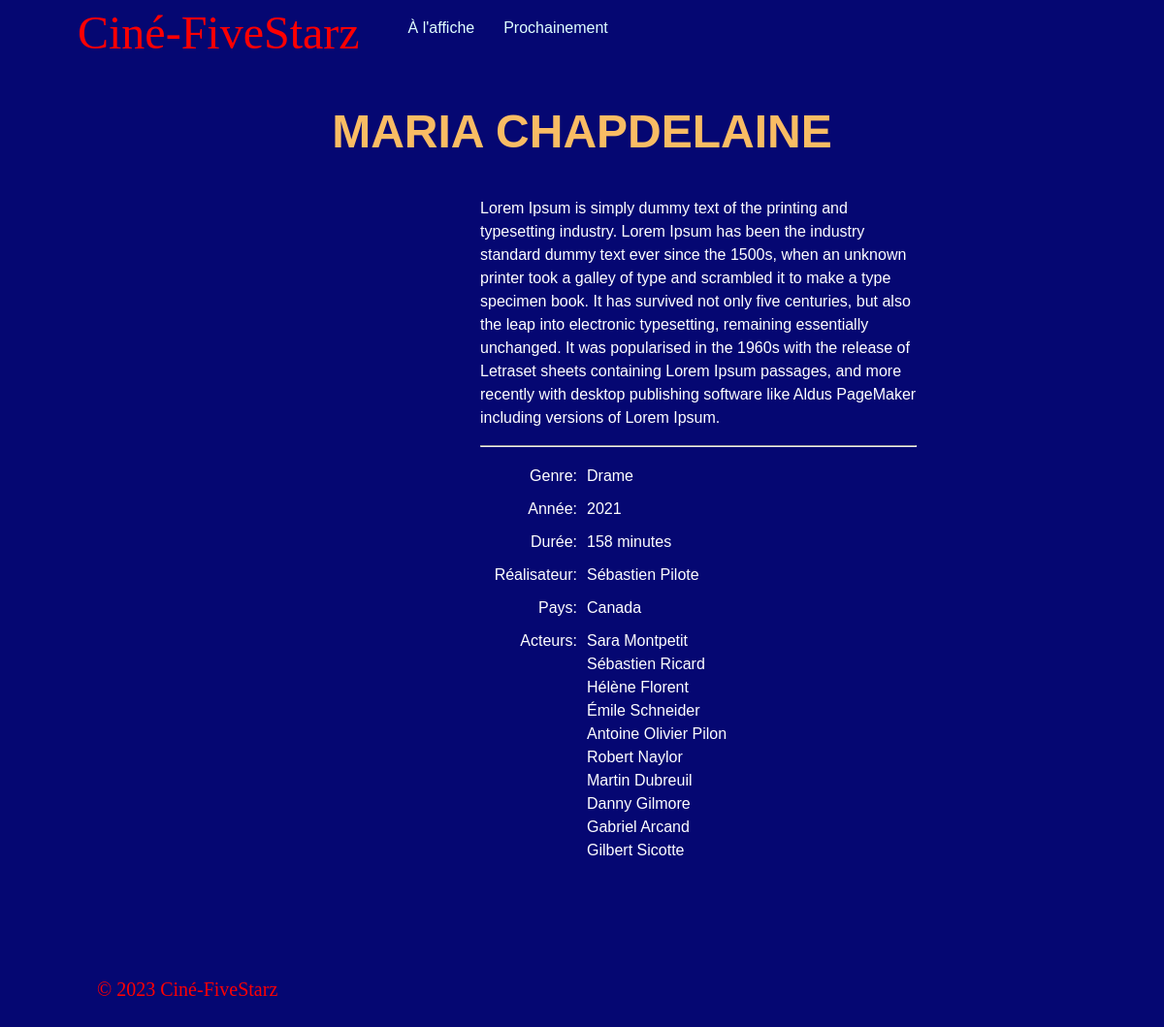
The app's page /film.php?id_film=1 with its own data.
### tables this page shows
CREATE TABLE `film` (
  `id_film` int(10) UNSIGNED NOT NULL,
  `titre` varchar(255) NOT NULL,
  `duree` smallint(5) UNSIGNED NOT NULL,
  `annee_sortie` smallint(5) UNSIGNED NOT NULL,
  `resume` text NOT NULL,
  `affiche` varchar(255) NOT NULL,
  `statut` tinyint(3) UNSIGNED NOT NULL DEFAULT 0,
  `genre_id` tinyint(3) UNSIGNED NOT NULL
);

CREATE TABLE `genre` (
  `id_genre` tinyint(3) UNSIGNED NOT NULL,
  `nom` varchar(255) NOT NULL
);

CREATE TABLE `acteur` (
  `id_acteur` int(10) UNSIGNED NOT NULL,
  `nom` varchar(255) NOT NULL,
  `prenom` varchar(255) NOT NULL
);

### Classe/RequetesSQL.class.php (called while the page is built, shortened)
<?php
class RequetesSQL extends RequetesPDO {
  public function getFilm($film_id) {
    $this->sql = "
      SELECT id_film, titre, duree, annee_sortie, resume,
             affiche, statut, genre.nom
      FROM film
      INNER JOIN genre ON id_genre = genre_id
      WHERE id_film = :id_film AND statut = ".Film::STATUT_VISIBLE;
    return $this->getLignes(['id_film' => $film_id], RequetesPDO::UNE_SEULE_LIGNE);
  }
  public function getRealisateursFilm($film_id) {
    $this->sql = "
      SELECT nom, prenom
      FROM realisateur
      INNER JOIN film_realisateur ON f_r_realisateur_id = id_realisateur
      WHERE f_r_film_id = :id_film";
    return $this->getLignes(['id_film' => $film_id]);
  }
  public function getPaysFilm($film_id) {
    $this->sql = "
      SELECT nom
      FROM pays
      INNER JOIN film_pays ON f_p_pays_id = id_pays
      WHERE f_p_film_id = :id_film";
    return $this->getLignes(['id_film' => $film_id]);
  }
  public function getActeursFilm($film_id) {
    $this->sql = "
      SELECT nom, prenom
      FROM acteur
      INNER JOIN film_acteur ON f_a_acteur_id = id_acteur
      WHERE f_a_film_id = :id_film
      ORDER BY f_a_priorite ASC";
    return $this->getLignes(['id_film' => $film_id]);
  }
}

### Classe/RequetesPDO.class.php (called while the page is built, shortened)
<?php
class RequetesPDO {
  protected $sql;
  public function getLignes($params = [], $uneSeuleLigne = false) {
    global $oPDO;
    $oPDOStatement = $oPDO->prepare($this->sql);
    foreach ($params as $nomParam => $valParam) $oPDOStatement->bindValue(':'.$nomParam, $valParam);
    $oPDOStatement->execute();
    $result = $uneSeuleLigne ? $oPDOStatement->fetch(PDO::FETCH_ASSOC) : $oPDOStatement->fetchAll(PDO::FETCH_ASSOC);
    return $result;
  }
}

### film.php (the view, shortened to what this page needs)
<?php
try {
  $film = false;
  $film_id = $_GET['id_film'] ?? null;
  if (!is_null($film_id)) {
    $oRequetesSQL = new RequetesSQL();
    $film         = $oRequetesSQL->getFilm($film_id);
    $realisateurs = $oRequetesSQL->getRealisateursFilm($film_id);
    $pays         = $oRequetesSQL->getPaysFilm($film_id);
    $acteurs      = $oRequetesSQL->getActeursFilm($film_id);
  }
} catch(Error | Exception $e) {
  require "templates/erreur.php";
  exit;
}
?>
<!DOCTYPE html>
<html lang="fr">
<head>
  <link rel="stylesheet" type="text/css" href="css/styles.css">
</head>
<body>
  <header>
    <div id="logo">Ciné-FiveStarz</div>
    <nav>
      <ul>
        <li><a href="index.php">À l'affiche</a></li>
        <li><a href="prochainement.php">Prochainement</a></li>
      </ul>
    </nav>
  </header>
  <main>
    <section>
      <h1><?= $film['titre'] ?></h1>
      <div>
        <div class="info">
          <p><?= $film['resume'] ?></p>
          <hr>
          <ul>
            <li><span>Genre:</span><span><?= $film['nom'] ?></span></li>
            <li><span>Année:</span><span><?= $film['annee_sortie'] ?></span></li>
            <li><span>Durée:</span><span><?= $film['duree'] ?> minutes</span></li>
            <li><span>Réalisateur:</span><span>
<?php $liste = "";
foreach ($realisateurs as $realisateur) :
  $liste .= $realisateur['prenom']." ".$realisateur['nom'].", ";
endforeach ?>
              <?= substr($liste, 0, -2) ?></span></li>
            <li><span>Pays:</span><span>
<?php $liste = "";
foreach ($pays as $unPays) :
  $liste .= $unPays['nom'].", ";
endforeach ?>
              <?= substr($liste, 0, -2) ?></span></li>
            <li><span>Acteurs:</span><span>
<?php foreach ($acteurs as $acteur) : ?>
              <?= $acteur['prenom']." ".$acteur['nom']."<br>" ?>
<?php endforeach ?>
              </span></li>
          </ul>
        </div>
        <div class="ba">
        </div>
      </div>
    </section>
  </main>
  <footer>
    &copy; 2023 Ciné-FiveStarz
  </footer>
</body>
</html>

### css/styles.css (style rules this page uses)
html, body, h1, h2, p, ul, li { padding: 0; margin: 0; font-size: 16px; }
body { width: 90%; min-width: 960px; margin: 0 auto; font-family: 'Trebuchet MS', sans-serif; background-color: rgb(5, 7, 114); color: #fff; }
footer { padding: 20px; margin: 20px; font-size: 20px; font-family: 'Times Roman'; color: red; }
a { text-decoration: none; }
ul { list-style: none; }
header { display: flex; }
#logo { padding: 0 20px; line-height: 68px; font-size: 48px; font-family: 'Times Roman'; color: red; }
header ul { display: flex; }
header ul a { margin: 20px 0 0 30px; color: lightcyan; display: inline-block; }
main > section > h1 { margin: 40px 0; text-align: center; font-size: 48px; color: #f9bc64; }
main > section > div { display: flex; flex-direction: row; flex-wrap: wrap; justify-content: center; align-items: flex-start; }
section > div > div { padding: 0 20px 40px 20px; }
div.info { width: 450px; }
div.info p { margin: 0 0 16px 0; line-height: 1.5; }
div.info li { line-height: 1.5; }
div.info li span { display: inline-block; padding-top: 10px; }
div.info li span:first-of-type { width: 100px; text-align: right; }
div.info li span:last-of-type { padding-left: 10px; vertical-align: top; }
div.ba { width: 384px; }

### records on screen
film: titre "MARIA CHAPDELAINE", resume "Lorem Ipsum is simply dummy text of the printing and typesetting industry. Lorem Ipsum has been the industry standard dummy text ever since the 1500s, when an unknown printer took a galley of type and scrambled it to make a type specimen book. It has survived not only five centuries, but also the leap into electronic typesetting, remaining essentially unchanged. It was popularised in the 1960s with the release of Letraset sheets containing Lorem Ipsum passages, and more recently with desktop publishing software like Aldus PageMaker including versions of Lorem Ipsum.", genre.nom "Drame", annee_sortie "2021", duree "158"
acteur: prenom "Sara", nom "Montpetit"
acteur: prenom "Sébastien", nom "Ricard"
acteur: prenom "Hélène", nom "Florent"
acteur: prenom "Émile", nom "Schneider"
acteur: prenom "Antoine Olivier", nom "Pilon"
acteur: prenom "Robert", nom "Naylor"
acteur: prenom "Martin", nom "Dubreuil"
acteur: prenom "Danny", nom "Gilmore"
acteur: prenom "Gabriel", nom "Arcand"
acteur: prenom "Gilbert", nom "Sicotte"

### other values on screen
substr($liste, 0, -2) "Sébastien Pilote"
substr($liste, 0, -2) "Canada"
